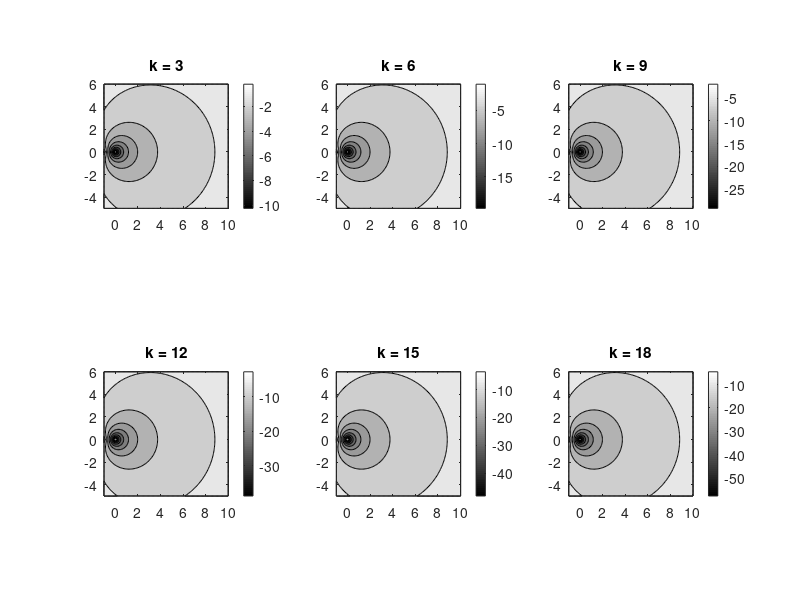

Write MATLAB code to recreate this figure.
%% Figures for the complex bound
% Level sets in log10(.) scale of the absolute value of the bound for
% different values of k.

bound = @(z,k) arrayfun(@(t) 2*pi*abs(((1 - sqrt(1+t))...
    ./(1+sqrt(1+t))).^(2*k+1)),z);
x = linspace(-1,10);
y = linspace(-5,6);
[X,Y] = meshgrid(x,y);

for k=3:3:18
    figure(1)
    subplot(2,3,k/3)
    contourf(X,Y,log10(bound(X+1i*Y,k)))
    colorbar
    colormap("gray")
    title(sprintf('k = %d',k))
    axis square
end